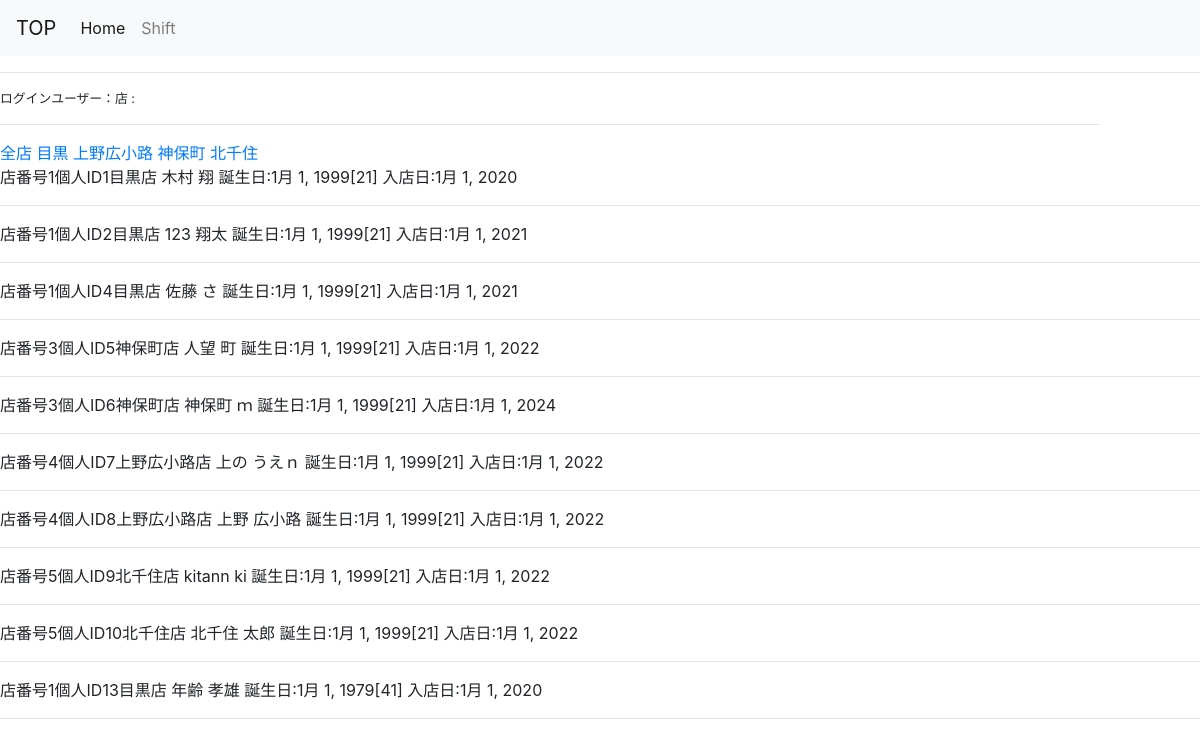
Before: /user_list/ with the older database file.
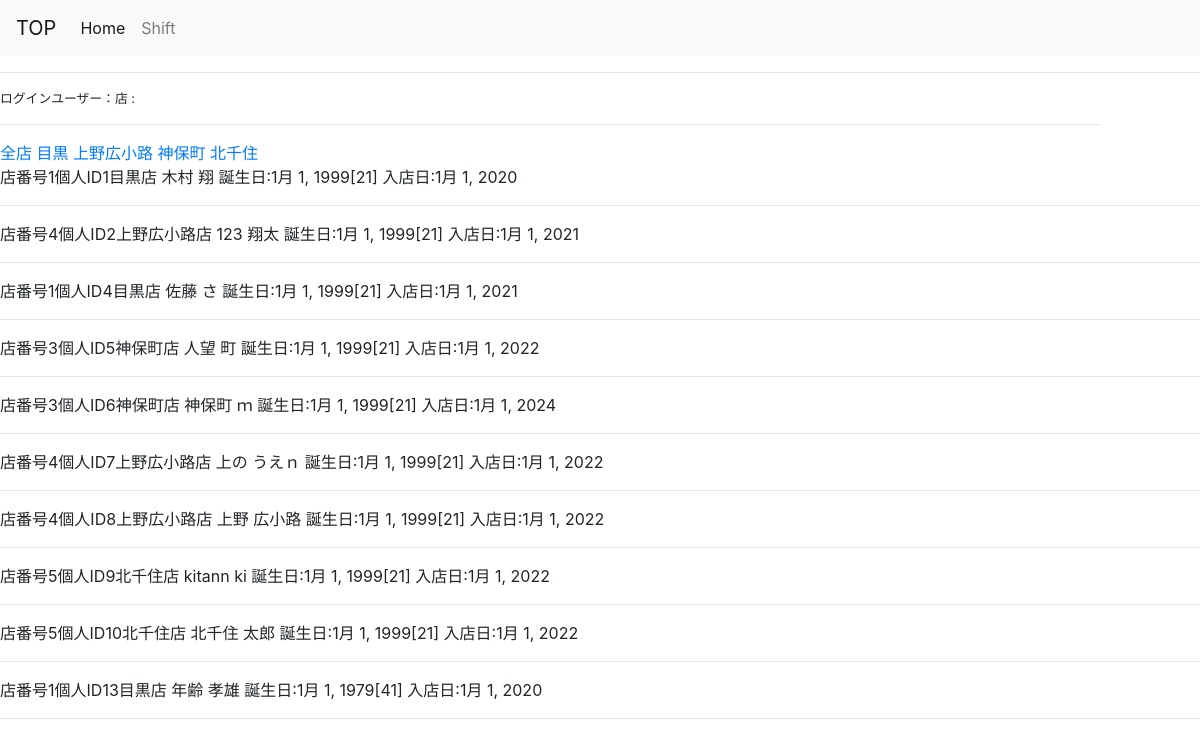
After: the same page with the newer database file.
### register/models.py (models this page shows, shortened)
class User(AbstractBaseUser, PermissionsMixin):
    email = models.EmailField(_('email address'), unique=True)
    first_name = models.CharField(_('first name'), max_length=30, blank=True)
    last_name = models.CharField(_('last name'), max_length=150, blank=True)
    is_staff = models.BooleanField(
        _('staff status'),
        default=False,
        help_text=_(
            'Designates whether the user can log into this admin site.'),
    )
    is_active = models.BooleanField(
        _('active'),
        default=True,
        help_text=_(
            'Designates whether this user should be treated as active. '
            'Unselect this instead of deleting accounts.'
        ),
    )
    date_joined = models.DateTimeField(_('date joined'), default=timezone.now)
    objects = CustomUserManager()
    EMAIL_FIELD = 'email'
    USERNAME_FIELD = 'email'
    REQUIRED_FIELDS = []
    class Meta:
        verbose_name = _('user')
        verbose_name_plural = _('users')

class Shops(models.Model):
    SHOP_CHOICES = (
    ('1', '目黒'),
    ('2', '狛江'),
    ('3', '神保町'),
    ('4', '上野広小路'),
    ('5', '北千住'),)
    shop = models.CharField("店舗", max_length=3,choices=SHOP_CHOICES, blank=True,default=1)
    user = models.OneToOneField(settings.AUTH_USER_MODEL,on_delete=models.CASCADE,)
    def __str__(self):
        return self.shop

class UserData(models.Model):
    date_of_birth = models.DateField("生年月日",blank=True,default=datetime(1999, 1, 1))
    start_day = models.DateField("入店日",blank=True,default=datetime(1999, 1, 1))
    user = models.OneToOneField(settings.AUTH_USER_MODEL,on_delete=models.CASCADE)

### register/views.py (the view)
# urls.py: path('user_list/',views.Userlist.as_view(),name='user_list'),
class Userlist(generic.ListView):
    model = User
    template_name = 'user_list'

### register/templatetags/math_tags.py (called while the page is built)
@register.filter
def age(v):
    if v is None:
        return None
    else:
        today = datetime.today()
        tyear = today.year
        tmonth= today.month
        tday=today.day
        byear = v.year
        bmonth = v.month
        bday =v.day
        age = tyear-byear
        if tmonth <= bmonth and tday <= bday:
            age = age-1
        return age

### register/templates/register/user_list.html (shortened to what this page needs)
{% extends "register/base.html" %}
{% block content %}
{% load math_tags %}
        <a href="{% url 'register:user_list' %}" >全店</a>
        <a href="{% url 'register:shop_list' 1 %}" >目黒</a>
        <a href="{% url 'register:shop_list' 2 %}">上野広小路</a>
        <a href="{% url 'register:shop_list' 5 %}">神保町</a>
        <a href="{% url 'register:shop_list' 9 %}">北千住</a><br>
<tr>
{% for user in user_list %}
<td>店番号{{ user.shops }}個人ID{{ user.id }}{{user.shops.get_shop_display}}店</td>
<td>{{ user.last_name }}&nbsp;{{user.first_name}}</td>
<td>誕生日:{{user.userdata.date_of_birth}}[{{user.userdata.date_of_birth|age}}]  </td>
<td>入店日:{{user.userdata.start_day }}  </td><hr>
</tr>
{% endfor %}
{% endblock %}

### register/templates/register/base.html (shortened to what this page needs)
{% load static %}
<head>
    <link rel="stylesheet" href="https://stackpath.bootstrapcdn.com/bootstrap/4.3.1/css/bootstrap.min.css">
<head>
  {% if user.is_superuser %}
    <nav class="navbar navbar-expand-lg navbar-light bg-light">
        <a class="navbar-brand" href="#">TOP</a>
        <button class="navbar-toggler" type="button" data-toggle="collapse" data-target="#navbarNavDropdown" aria-controls="navbarNavDropdown" aria-expanded="false" aria-label="Toggle navigation">
          <span class="navbar-toggler-icon"></span>
        </button>
        <div class="collapse navbar-collapse" id="navbarNavDropdown">
          <ul class="navbar-nav">
            <li class="nav-item active">
              <a class="nav-link" href="{% url 'register:top' %}">Home <span class="sr-only">(current)</span></a>
            </li>
            <li class="nav-item">
              <a class="nav-link" href="{% url 'register:user_list'%}">UserList</a>
            </li>
            <li class="nav-item">
              <a class="nav-link" href="{% url 'app:month_with_forms' user.pk  %}">Shift</a>
            </li>
            <li class="nav-item">
              <a class="nav-link" href="{% url 'app:shift_list' %}">Shift確認</a>
            </li>
            <li class="nav-item dropdown">
              <a class="nav-link dropdown-toggle" href="#" id="navbarDropdownMenuLink" role="button" data-toggle="dropdown" aria-haspopup="true" aria-expanded="false">
                Dropdown link
              </a>
              <div class="dropdown-menu" aria-labelledby="navbarDropdownMenuLink">
                <a class="dropdown-item" href="{% url 'data:data_list' %}">Action</a>
                <a class="dropdown-item" href="{% url 'data:upload' %}">csv_upload</a>
                <a class="dropdown-item" href="{% url 'app:shop_config' user.shops.shop %}">Config</a>
                <a class="dropdown-item" href="{% url 'app:shop_config' user.shops.shop %}">Config更新</a>
                <a class="dropdown-item" href="{% url 'app:day_config' user.shops.shop %}">Day Config</a>
                <a class="dropdown-item" href="#">Something else here</a>
              </div></li>
              </ul>
        </div>
      </nav><hr>
      <div class="mgr-10"><small>ログインユーザー：{{user.shops.get_shop_display}}店&nbsp;:&nbsp;{{ user.last_name }}&nbsp;{{user.first_name}}</small><hr></div>
  {% else %}
  <nav class="navbar navbar-expand-lg navbar-light bg-light">
    <a class="navbar-brand" href="#">TOP</a>
    <div class="collapse navbar-collapse" id="navbarNavDropdown">
      <ul class="navbar-nav">
        <li class="nav-item active">
          <a class="nav-link" href="{% url 'register:top' %}">Home <span class="sr-only">(current)</span></a>
        </li>
        <li class="nav-item">
          <a class="nav-link" href="{% url 'app:month_with_forms' user.pk  %}">Shift</a>
        </li>
          </div></li>
  </nav><hr>
  <div class="mgr-10"><small>ログインユーザー：{{user.shops.get_shop_display}}店&nbsp;:&nbsp;{{ user.last_name }}&nbsp;{{user.first_name}}</small><hr></div>
      {% endif %}
        {% block content %}{% endblock %}</div>
</html>

### register/templates/register/base.html (style rules this page uses)
.mgr-10 { margin-right : 100px; }

Changed rows visible on the page:
changed User "翔太": shops "1" → "4"; shops.shop "目黒" → "上野広小路"
